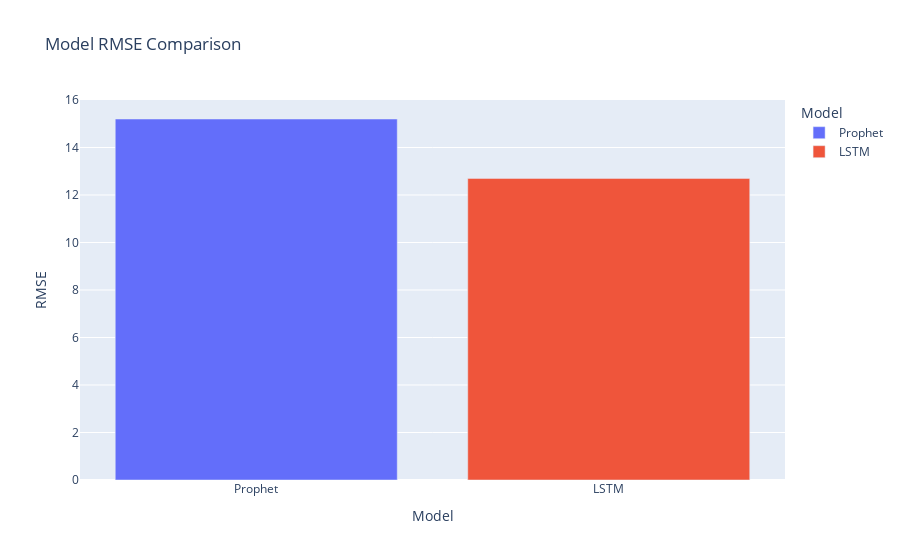

Notebook code for this chart:
### Code cell
if performance is not None:
    print("Model Performance:")
    display(performance.head(10))

    fig = px.bar(performance, x="Model", y="RMSE",
                 title="Model RMSE Comparison", color="Model")
    fig.show()
else:
    print("⚠️ No performance data available")

### Figure 1 — Plotly figure (JSON) as saved in the notebook; plotly's stock layout.template omitted (floating-point values rounded to 4 significant figures)
{"data": [{"alignmentgroup": "True", "hovertemplate": "Model=%{x}<br>RMSE=%{y}<extra></extra>", "legendgroup": "Prophet", "marker": {"color": "#636efa", "pattern": {"shape": ""}}, "name": "Prophet", "offsetgroup": "Prophet", "orientation": "v", "showlegend": true, "textposition": "auto", "type": "bar", "x": ["Prophet"], "xaxis": "x", "y": [15.2], "yaxis": "y"}, {"alignmentgroup": "True", "hovertemplate": "Model=%{x}<br>RMSE=%{y}<extra></extra>", "legendgroup": "LSTM", "marker": {"color": "#EF553B", "pattern": {"shape": ""}}, "name": "LSTM", "offsetgroup": "LSTM", "orientation": "v", "showlegend": true, "textposition": "auto", "type": "bar", "x": ["LSTM"], "xaxis": "x", "y": [12.7], "yaxis": "y"}], "layout": {"barmode": "relative", "legend": {"title": {"text": "Model"}, "tracegroupgap": 0}, "title": {"text": "Model RMSE Comparison"}, "xaxis": {"anchor": "y", "categoryarray": ["Prophet", "LSTM"], "categoryorder": "array", "domain": [0, 1], "title": {"text": "Model"}}, "yaxis": {"anchor": "x", "domain": [0, 1], "title": {"text": "RMSE"}}}}
